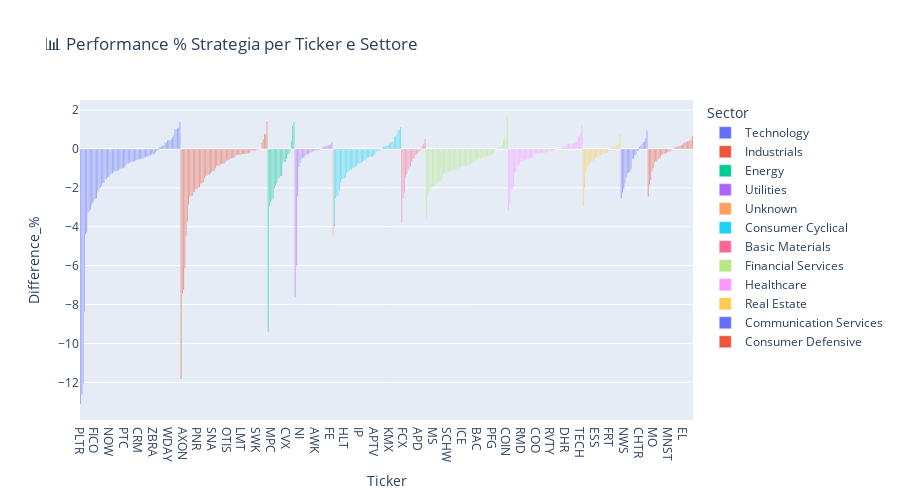
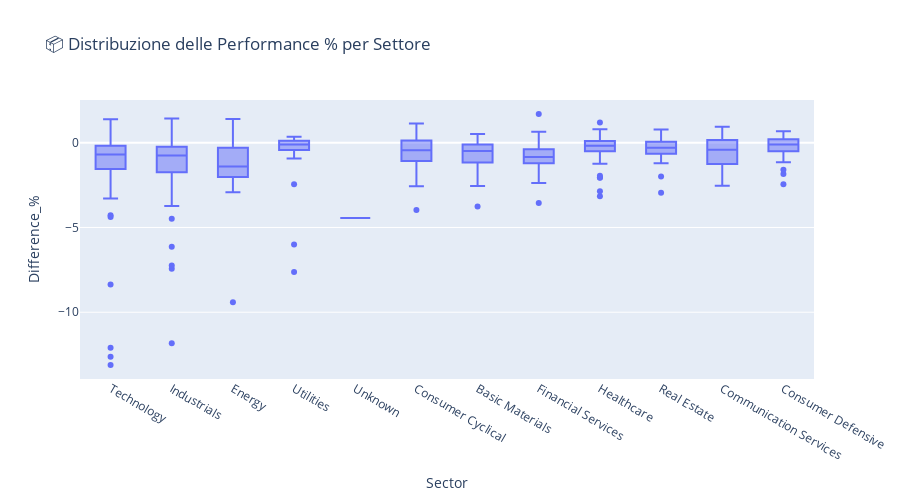
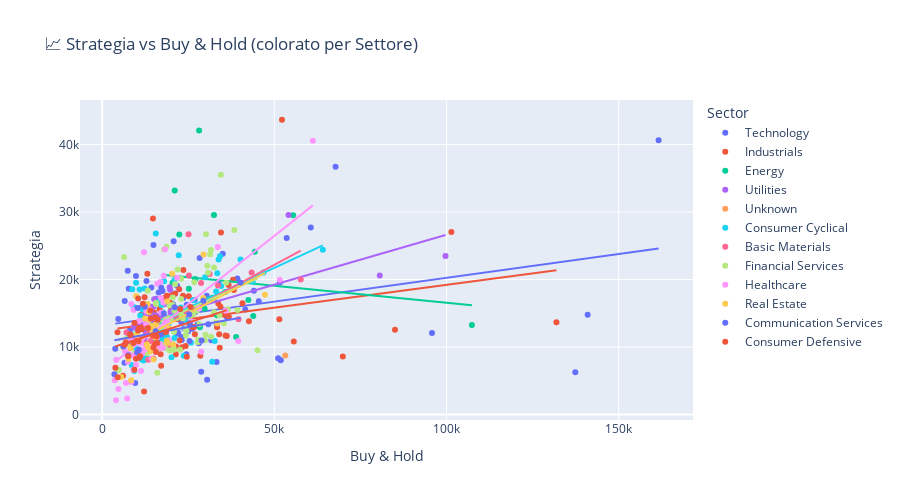

The notebook cell saved with these charts, in order:
### Code cell
import yfinance as yf
import plotly.express as px
import pandas as pd
from tqdm.notebook import tqdm


df_sorted = df_sorted.copy()  # sicurezza


sectors = []
for ticker in tqdm(df_sorted.index, desc="Recupero settori da yfinance"):
    try:
        info = yf.Ticker(ticker).info
        sectors.append(info.get('sector', 'Unknown'))
    except:
        sectors.append('Unknown')

df_sorted['Sector'] = sectors


fig1 = px.bar(df_sorted.reset_index(),
              x='index',
              y='Difference_%',
              color='Sector',
              text='Difference_%',
              title=' Performance % Strategia per Ticker e Settore',
              labels={'index': 'Ticker'},
              height=500)


fig2 = px.box(df_sorted,
              x='Sector',
              y='Difference_%',
              title=' Distribuzione delle Performance % per Settore',
              height=500)


fig3 = px.scatter(df_sorted,
                  x='Buy_hold_value',
                  y='Portfolio_value',
                  color='Sector',
                  hover_name=df_sorted.index,
                  title=' Strategia vs Buy & Hold (colorato per Settore)',
                  labels={'Buy_hold_value': 'Buy & Hold', 'Portfolio_value': 'Strategia'},
                  height=500,
                  trendline='ols')


fig1.show()
fig2.show()
fig3.show()
